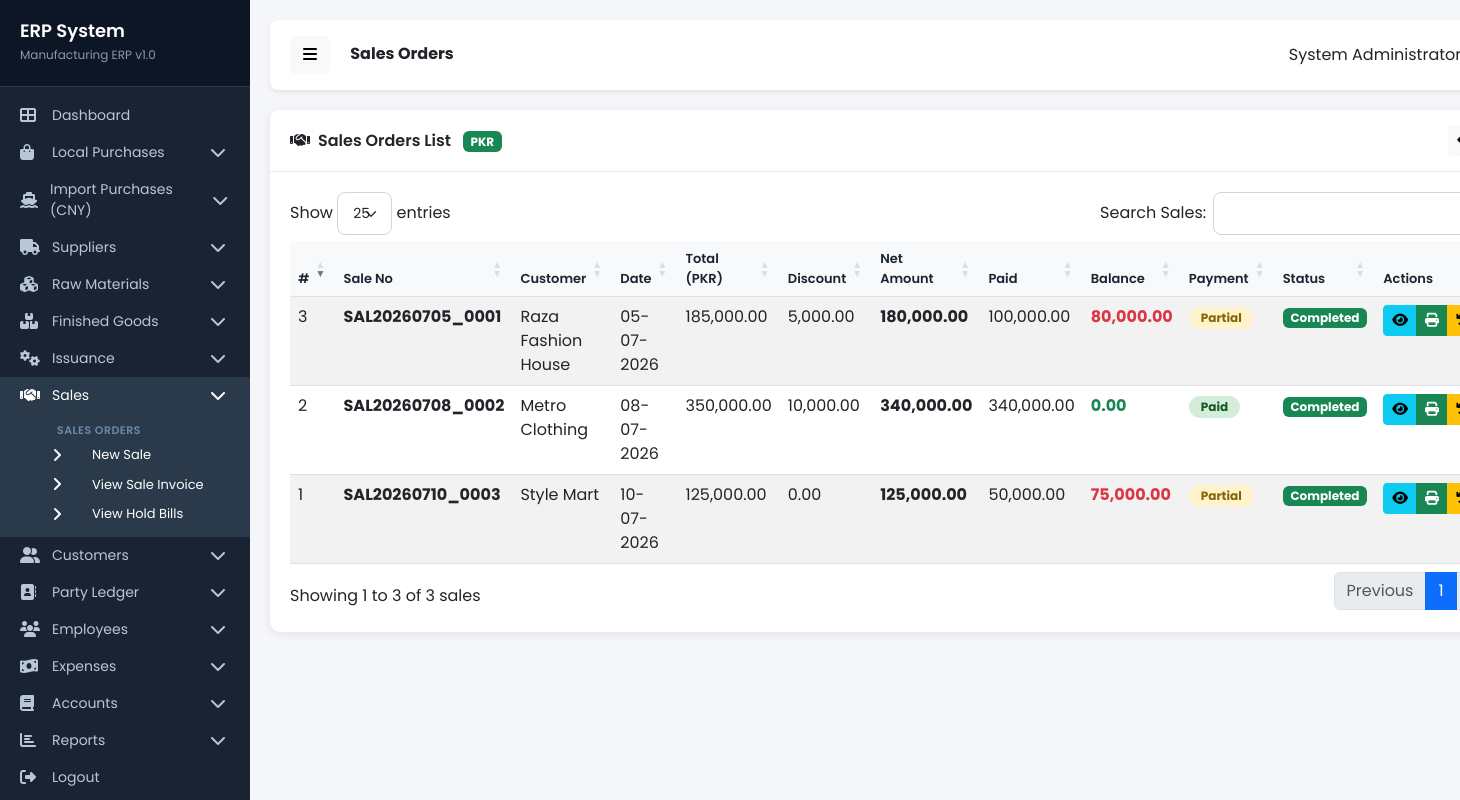
The page /pages/sales.php (signed in) on the database its author committed.
### tables this page shows
CREATE TABLE `sales` (
  `id` int(11) NOT NULL,
  `sale_no` varchar(50) NOT NULL,
  `customer_id` int(11) NOT NULL,
  `sale_date` date DEFAULT NULL,
  `invoice_no` varchar(50) DEFAULT NULL,
  `total_amount` decimal(18,2) DEFAULT 0.00,
  `discount` decimal(18,2) DEFAULT 0.00,
  `net_amount` decimal(18,2) DEFAULT 0.00,
  `paid_amount` decimal(18,2) DEFAULT 0.00,
  `balance` decimal(18,2) DEFAULT 0.00,
  `payment_status` enum('paid','partial','unpaid') DEFAULT 'unpaid',
  `status` enum('pending','completed','cancelled') DEFAULT 'pending',
  `date_time` datetime DEFAULT NULL
);

CREATE TABLE `customers` (
  `id` int(11) NOT NULL,
  `customer_name` varchar(200) NOT NULL,
  `company_name` varchar(200) DEFAULT NULL,
  `contact_person` varchar(100) DEFAULT NULL,
  `phone` varchar(20) DEFAULT NULL,
  `email` varchar(100) DEFAULT NULL,
  `address` text DEFAULT NULL,
  `city` varchar(100) DEFAULT NULL,
  `country` varchar(100) DEFAULT 'Pakistan',
  `cnic` varchar(20) DEFAULT NULL,
  `ntn` varchar(20) DEFAULT NULL,
  `opening_balance` decimal(18,2) DEFAULT 0.00,
  `current_balance` decimal(18,2) DEFAULT 0.00,
  `status` enum('active','inactive') DEFAULT 'active',
  `date_time` datetime DEFAULT NULL
);

### includes/database.php (called while the page is built, shortened)
<?php
$db = new mysqli(DB_HOST, DB_USER, DB_PASS, DB_NAME);
$db->set_charset("utf8");
function executePrepared($sql, $types = '', $params = []) {
    global $db;
    $stmt = $db->prepare($sql);
    $stmt->execute();
    return $stmt;
}
function getRows($sql, $types = '', $params = []) {
    $stmt = executePrepared($sql, $types, $params);
    $result = $stmt->get_result();
    $rows = [];
    while ($row = $result->fetch_assoc()) {
        $rows[] = $row;
    }
    return $rows;
}
?>

### pages/sales.php (the view, shortened to what this page needs)
<?php
require_once '../includes/database.php';
$sql = "SELECT s.*, c.customer_name
        FROM sales s
        LEFT JOIN customers c ON s.customer_id = c.id
        WHERE s.status IN ('completed', 'pending')
        ORDER BY s.id DESC";
$sales = getRows($sql);
include '../includes/header.php';
include '../includes/sidebar.php';
?>
<div class="row">
    <div class="col-12">
        <div class="card">
            <div class="card-header d-flex justify-content-between align-items-center">
                <span><i class="fas fa-handshake me-2"></i>Sales Orders List
                <span class="ms-2 badge bg-success">PKR</span></span>
                <a href="../index.php" class="btn btn-light btn-sm"><i class="fas fa-arrow-left me-1"></i>Back</a>
            </div>
            <div class="card-body">
                <div class="table-responsive">
                    <table class="table table-striped table-hover" id="saleTable">
                        <thead>
                            <tr>
                                <th>#</th>
                                <th>Sale No</th>
                                <th>Customer</th>
                                <th>Date</th>
                                <th>Total (PKR)</th>
                                <th>Discount</th>
                                <th>Net Amount</th>
                                <th>Paid</th>
                                <th>Balance</th>
                                <th>Payment</th>
                                <th>Status</th>
                                <th>Actions</th>
                            </tr>
                        </thead>
                        <tbody>
                            <?php if (count($sales) > 0): ?>
                                <?php $counter = 1; ?>
                                <?php foreach ($sales as $sale): ?>
                                    <?php
                                    $bal = $sale['balance'] ?? ($sale['net_amount'] - $sale['paid_amount']);
                                    ?>
                                    <tr>
                                        <td><?php echo $counter++; ?></td>
                                        <td><strong><?php echo htmlspecialchars($sale['sale_no']); ?></strong></td>
                                        <td><?php echo htmlspecialchars($sale['customer_name'] ?: 'N/A'); ?></td>
                                        <td><?php echo date('d-m-Y', strtotime($sale['sale_date'])); ?></td>
                                        <td><?php echo number_format($sale['total_amount'], 2); ?></td>
                                        <td><?php echo number_format($sale['discount'] ?? 0, 2); ?></td>
                                        <td><strong><?php echo number_format($sale['net_amount'], 2); ?></strong></td>
                                        <td><?php echo number_format($sale['paid_amount'], 2); ?></td>
                                        <td class="<?php echo $bal > 0 ? 'text-danger' : 'text-success'; ?>">
                                            <strong><?php echo number_format($bal, 2); ?></strong>
                                        </td>
                                        <td>
                                            <span class="badge badge-status badge-<?php echo strtolower($sale['payment_status']); ?>">
                                                <?php echo ucfirst($sale['payment_status']); ?>
                                            </span>
                                        </td>
                                        <td>
                                            <span class="badge bg-<?php echo $sale['status'] === 'completed' ? 'success' : 'warning'; ?>">
                                                <?php echo ucfirst($sale['status']); ?>
                                            </span>
                                        </td>
                                        <td>
                                            <div class="btn-group btn-group-sm">
                                                <a href="sale_view.php?id=<?php echo $sale['id']; ?>" class="btn btn-info" title="View Details">
                                                    <i class="fas fa-eye"></i>
                                                </a>
                                                <a href="sale_print.php?id=<?php echo $sale['id']; ?>" class="btn btn-success" title="Print Invoice">
                                                    <i class="fas fa-print"></i>
                                                </a>
                                                <a href="sale_refund.php?id=<?php echo $sale['id']; ?>" class="btn btn-warning" title="Refund">
                                                    <i class="fas fa-undo"></i>
                                                </a>
                                            </div>
                                        </td>
                                    </tr>
                                <?php endforeach; ?>
                            <?php endif; ?>
                        </tbody>
                    </table>
                </div>
            </div>
        </div>
    </div>
</div>
<link rel="stylesheet" href="https://cdn.datatables.net/1.13.4/css/dataTables.bootstrap5.min.css">
<?php include '../includes/footer.php'; ?>

### includes/header.php (style rules this page uses)
* { font-family: 'Poppins', sans-serif; }
body { background-color: #f4f6f9; margin: 0; padding: 0; }
.card { border: none; border-radius: 10px; box-shadow: 0 2px 10px rgba(0,0,0,0.08); margin-bottom: 20px; }
.card-header { background: #fff; border-bottom: 1px solid #e8eaed; padding: 15px 20px; font-weight: 600; border-radius: 10px 10px 0 0 !important; }
.card-body { padding: 20px; }
.table-responsive { border-radius: 8px; }
.table th { background: #f8f9fa; font-weight: 600; font-size: 13px; color: #1a2332; }
.badge-status { padding: 5px 12px; border-radius: 20px; font-size: 12px; }
.badge-paid { background: #d4edda; color: #155724; }
.badge-partial { background: #fff3cd; color: #856404; }

### rows shown on the page
sales: sale_no "SAL20260710_0003", customer.customer_name "Style Mart", sale_date "10-07-2026", total_amount "125,000.00", discount "0.00", net_amount "125,000.00", paid_amount "50,000.00", balance "75,000.00", payment_status "Partial", status "Completed"
sales: sale_no "SAL20260708_0002", customer.customer_name "Metro Clothing", sale_date "08-07-2026", total_amount "350,000.00", discount "10,000.00", net_amount "340,000.00", paid_amount "340,000.00", balance "0.00", payment_status "Paid", status "Completed"
sales: sale_no "SAL20260705_0001", customer.customer_name "Raza Fashion House", sale_date "05-07-2026", total_amount "185,000.00", discount "5,000.00", net_amount "180,000.00", paid_amount "100,000.00", balance "80,000.00", payment_status "Partial", status "Completed"

### other values the page prints
$pageTitle "Sales Orders"
$_SESSION['full_name'] "System Administrator"
